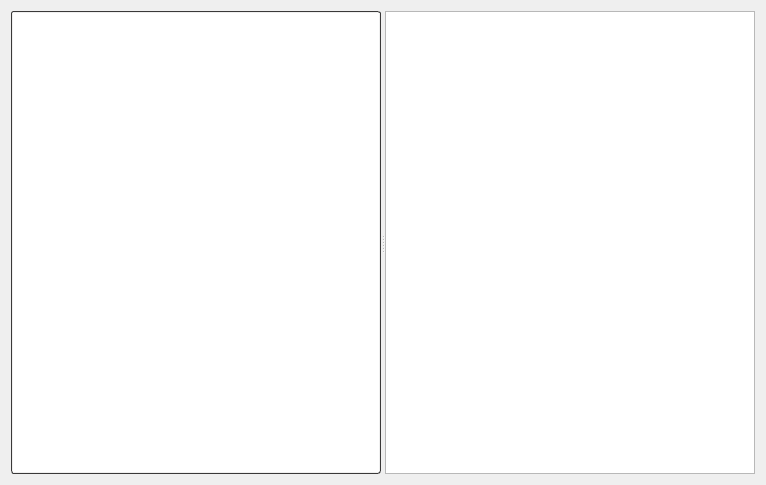
<?xml version="1.0" encoding="UTF-8"?>
<ui version="4.0">
 <class>ScriptingWidget</class>
 <widget class="QWidget" name="ScriptingWidget">
  <property name="geometry">
   <rect>
    <x>0</x>
    <y>0</y>
    <width>766</width>
    <height>485</height>
   </rect>
  </property>
  <property name="windowTitle">
   <string>Form</string>
  </property>
  <layout class="QVBoxLayout" name="verticalLayout_6">
   <item>
    <widget class="QSplitter" name="splitter">
     <property name="orientation">
      <enum>Qt::Horizontal</enum>
     </property>
     <widget class="QWidget" name="verticalLayoutWidget_2">
      <layout class="QVBoxLayout" name="verticalLayout_2">
       <item>
        <widget class="QListView" name="listView">
         <property name="styleSheet">
          <string notr="true">alternate-background-color: #3A3939;
color: silver;
border: 1px solid #3A3939;
border-radius: 3px;
padding: 1px;</string>
         </property>
        </widget>
       </item>
      </layout>
     </widget>
     <widget class="QWidget" name="verticalLayoutWidget">
      <layout class="QVBoxLayout" name="verticalLayout" stretch="0,0">
       <item>
        <layout class="QHBoxLayout" name="toolbarLayout">
         <property name="spacing">
          <number>0</number>
         </property>
        </layout>
       </item>
       <item>
        <widget class="ScriptingTextEdit" name="scriptEditor">
         <property name="sizePolicy">
          <sizepolicy hsizetype="Expanding" vsizetype="Expanding">
           <horstretch>0</horstretch>
           <verstretch>0</verstretch>
          </sizepolicy>
         </property>
        </widget>
       </item>
      </layout>
     </widget>
    </widget>
   </item>
  </layout>
 </widget>
 <customwidgets>
  <customwidget>
   <class>ScriptingTextEdit</class>
   <extends>QTextEdit</extends>
   <header>Scripting/ScriptingTextEdit.h</header>
  </customwidget>
 </customwidgets>
 <resources/>
 <connections/>
</ui>
